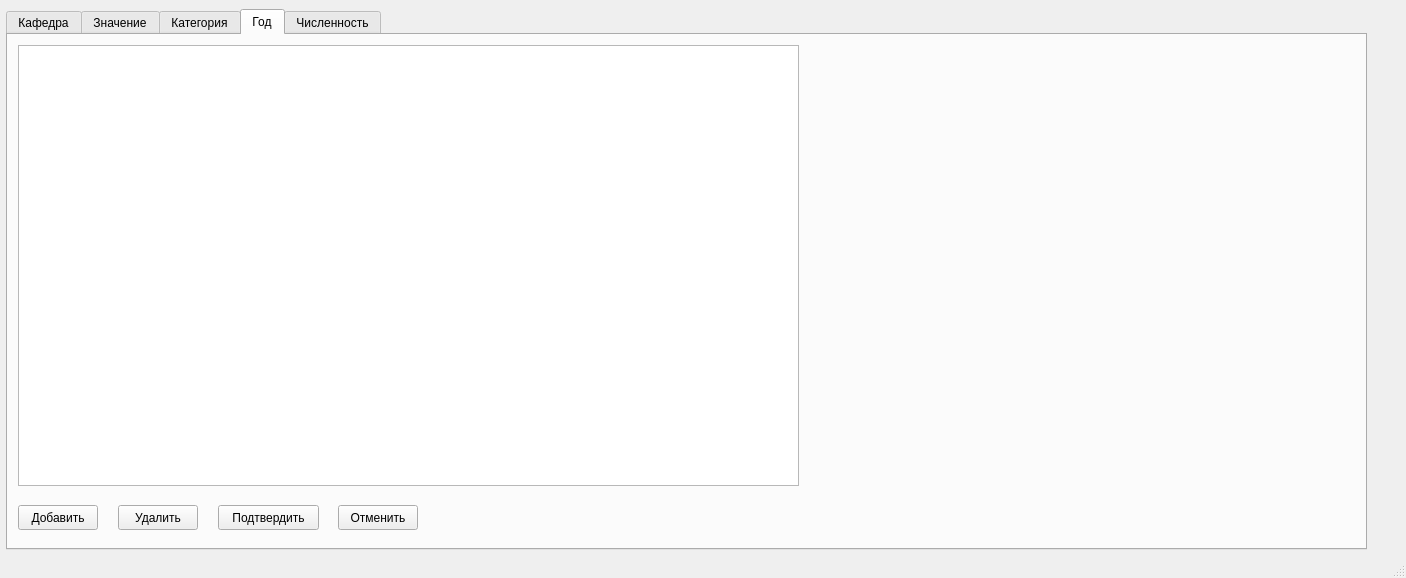
<?xml version="1.0" encoding="UTF-8"?>
<ui version="4.0">
 <class>MainWindow</class>
 <widget class="QMainWindow" name="MainWindow">
  <property name="geometry">
   <rect>
    <x>0</x>
    <y>0</y>
    <width>1406</width>
    <height>578</height>
   </rect>
  </property>
  <property name="windowTitle">
   <string>MainWindow</string>
  </property>
  <widget class="QWidget" name="centralwidget">
   <widget class="QTabWidget" name="tabWidget">
    <property name="geometry">
     <rect>
      <x>6</x>
      <y>9</y>
      <width>1361</width>
      <height>541</height>
     </rect>
    </property>
    <property name="currentIndex">
     <number>3</number>
    </property>
    <widget class="QWidget" name="KafedraPage">
     <attribute name="title">
      <string>Кафедра</string>
     </attribute>
     <widget class="QTableView" name="KafedraView">
      <property name="geometry">
       <rect>
        <x>10</x>
        <y>10</y>
        <width>781</width>
        <height>441</height>
       </rect>
      </property>
     </widget>
     <widget class="QPushButton" name="pushButton">
      <property name="geometry">
       <rect>
        <x>10</x>
        <y>470</y>
        <width>80</width>
        <height>25</height>
       </rect>
      </property>
      <property name="text">
       <string>Добавить</string>
      </property>
     </widget>
     <widget class="QPushButton" name="pushButton_2">
      <property name="geometry">
       <rect>
        <x>110</x>
        <y>470</y>
        <width>80</width>
        <height>25</height>
       </rect>
      </property>
      <property name="text">
       <string>Удалить</string>
      </property>
     </widget>
     <widget class="QPushButton" name="pushButton_3">
      <property name="geometry">
       <rect>
        <x>210</x>
        <y>470</y>
        <width>101</width>
        <height>25</height>
       </rect>
      </property>
      <property name="text">
       <string>Подтвердить</string>
      </property>
     </widget>
     <widget class="QPushButton" name="pushButton_4">
      <property name="geometry">
       <rect>
        <x>330</x>
        <y>470</y>
        <width>80</width>
        <height>25</height>
       </rect>
      </property>
      <property name="text">
       <string>Отменить</string>
      </property>
     </widget>
    </widget>
    <widget class="QWidget" name="ValuePage">
     <attribute name="title">
      <string>Значение</string>
     </attribute>
     <widget class="QTableView" name="ValueView">
      <property name="geometry">
       <rect>
        <x>10</x>
        <y>10</y>
        <width>781</width>
        <height>441</height>
       </rect>
      </property>
     </widget>
     <widget class="QPushButton" name="pushButton_5">
      <property name="geometry">
       <rect>
        <x>330</x>
        <y>470</y>
        <width>80</width>
        <height>25</height>
       </rect>
      </property>
      <property name="text">
       <string>Отменить</string>
      </property>
     </widget>
     <widget class="QPushButton" name="pushButton_6">
      <property name="geometry">
       <rect>
        <x>10</x>
        <y>470</y>
        <width>80</width>
        <height>25</height>
       </rect>
      </property>
      <property name="text">
       <string>Добавить</string>
      </property>
     </widget>
     <widget class="QPushButton" name="pushButton_7">
      <property name="geometry">
       <rect>
        <x>210</x>
        <y>470</y>
        <width>101</width>
        <height>25</height>
       </rect>
      </property>
      <property name="text">
       <string>Подтвердить</string>
      </property>
     </widget>
     <widget class="QPushButton" name="pushButton_8">
      <property name="geometry">
       <rect>
        <x>110</x>
        <y>470</y>
        <width>80</width>
        <height>25</height>
       </rect>
      </property>
      <property name="text">
       <string>Удалить</string>
      </property>
     </widget>
    </widget>
    <widget class="QWidget" name="KategoriaPage">
     <attribute name="title">
      <string>Категория</string>
     </attribute>
     <widget class="QPushButton" name="pushButton_12">
      <property name="geometry">
       <rect>
        <x>110</x>
        <y>470</y>
        <width>80</width>
        <height>25</height>
       </rect>
      </property>
      <property name="text">
       <string>Удалить</string>
      </property>
     </widget>
     <widget class="QPushButton" name="pushButton_9">
      <property name="geometry">
       <rect>
        <x>330</x>
        <y>470</y>
        <width>80</width>
        <height>25</height>
       </rect>
      </property>
      <property name="text">
       <string>Отменить</string>
      </property>
     </widget>
     <widget class="QTableView" name="KategoriaView">
      <property name="geometry">
       <rect>
        <x>10</x>
        <y>10</y>
        <width>781</width>
        <height>441</height>
       </rect>
      </property>
     </widget>
     <widget class="QPushButton" name="pushButton_10">
      <property name="geometry">
       <rect>
        <x>10</x>
        <y>470</y>
        <width>80</width>
        <height>25</height>
       </rect>
      </property>
      <property name="text">
       <string>Добавить</string>
      </property>
     </widget>
     <widget class="QPushButton" name="pushButton_11">
      <property name="geometry">
       <rect>
        <x>210</x>
        <y>470</y>
        <width>101</width>
        <height>25</height>
       </rect>
      </property>
      <property name="text">
       <string>Подтвердить</string>
      </property>
     </widget>
    </widget>
    <widget class="QWidget" name="YearPage">
     <attribute name="title">
      <string>Год</string>
     </attribute>
     <widget class="QTableView" name="YearView">
      <property name="geometry">
       <rect>
        <x>10</x>
        <y>10</y>
        <width>781</width>
        <height>441</height>
       </rect>
      </property>
     </widget>
     <widget class="QPushButton" name="pushButton_13">
      <property name="geometry">
       <rect>
        <x>330</x>
        <y>470</y>
        <width>80</width>
        <height>25</height>
       </rect>
      </property>
      <property name="text">
       <string>Отменить</string>
      </property>
     </widget>
     <widget class="QPushButton" name="pushButton_14">
      <property name="geometry">
       <rect>
        <x>10</x>
        <y>470</y>
        <width>80</width>
        <height>25</height>
       </rect>
      </property>
      <property name="text">
       <string>Добавить</string>
      </property>
     </widget>
     <widget class="QPushButton" name="pushButton_15">
      <property name="geometry">
       <rect>
        <x>210</x>
        <y>470</y>
        <width>101</width>
        <height>25</height>
       </rect>
      </property>
      <property name="text">
       <string>Подтвердить</string>
      </property>
     </widget>
     <widget class="QPushButton" name="pushButton_16">
      <property name="geometry">
       <rect>
        <x>110</x>
        <y>470</y>
        <width>80</width>
        <height>25</height>
       </rect>
      </property>
      <property name="text">
       <string>Удалить</string>
      </property>
     </widget>
    </widget>
    <widget class="QWidget" name="ChislennostPage">
     <attribute name="title">
      <string>Численность</string>
     </attribute>
     <widget class="QTableView" name="ChislennostView">
      <property name="geometry">
       <rect>
        <x>10</x>
        <y>70</y>
        <width>401</width>
        <height>391</height>
       </rect>
      </property>
     </widget>
     <widget class="QPushButton" name="pushButton_17">
      <property name="geometry">
       <rect>
        <x>330</x>
        <y>470</y>
        <width>80</width>
        <height>25</height>
       </rect>
      </property>
      <property name="text">
       <string>Отменить</string>
      </property>
     </widget>
     <widget class="QPushButton" name="pushButton_18">
      <property name="geometry">
       <rect>
        <x>10</x>
        <y>470</y>
        <width>80</width>
        <height>25</height>
       </rect>
      </property>
      <property name="text">
       <string>Добавить</string>
      </property>
     </widget>
     <widget class="QPushButton" name="pushButton_19">
      <property name="geometry">
       <rect>
        <x>210</x>
        <y>470</y>
        <width>101</width>
        <height>25</height>
       </rect>
      </property>
      <property name="text">
       <string>Подтвердить</string>
      </property>
     </widget>
     <widget class="QPushButton" name="pushButton_20">
      <property name="geometry">
       <rect>
        <x>110</x>
        <y>470</y>
        <width>80</width>
        <height>25</height>
       </rect>
      </property>
      <property name="text">
       <string>Удалить</string>
      </property>
     </widget>
     <widget class="QComboBox" name="cbChooseKaf">
      <property name="geometry">
       <rect>
        <x>10</x>
        <y>20</y>
        <width>421</width>
        <height>25</height>
       </rect>
      </property>
     </widget>
     <widget class="QComboBox" name="cbChooseVal">
      <property name="geometry">
       <rect>
        <x>450</x>
        <y>20</y>
        <width>221</width>
        <height>25</height>
       </rect>
      </property>
     </widget>
     <widget class="QComboBox" name="cbChooseKat">
      <property name="geometry">
       <rect>
        <x>690</x>
        <y>20</y>
        <width>221</width>
        <height>25</height>
       </rect>
      </property>
     </widget>
    </widget>
   </widget>
  </widget>
  <widget class="QMenuBar" name="menubar">
   <property name="geometry">
    <rect>
     <x>0</x>
     <y>0</y>
     <width>1406</width>
     <height>22</height>
    </rect>
   </property>
  </widget>
  <widget class="QStatusBar" name="statusbar"/>
 </widget>
 <resources/>
 <connections/>
</ui>
